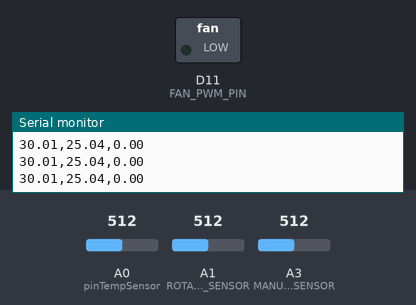
Bench run of a sketch on a simulated Arduino Zero (SAMD21). Shown: switched loads named in the sketch (green lamp = pin HIGH), the last lines printed to the serial monitor. Inputs (shaded band) come from the test bench; at power-on: A3 (MANUAL_TEMP_SENSOR) = 512, A1 (ROTARY_ANGLE_SENSOR) = 512, A0 (pinTempSensor) = 512.

Above: at 1.2 s.
1.3 s: A3 (MANUAL_TEMP_SENSOR) set to 561
2.8 s: A3 (MANUAL_TEMP_SENSOR) set to 577
At 3.1 s:
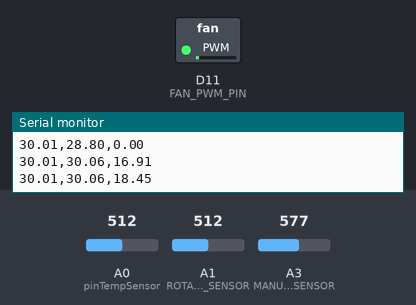
5.8 s: A1 (ROTARY_ANGLE_SENSOR) set to 306
7.3 s: A1 (ROTARY_ANGLE_SENSOR) set to 716
At 8.0 s:
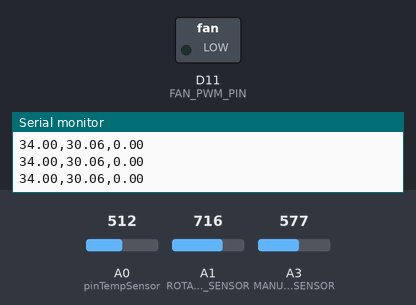
8.9 s: A1 (ROTARY_ANGLE_SENSOR) set to 122
At 9.3 s:
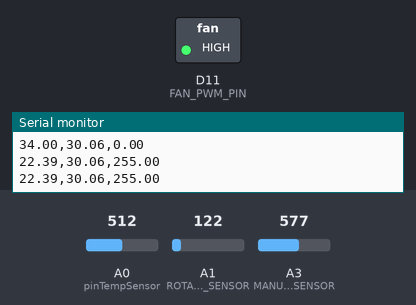
10.5 s: A1 (ROTARY_ANGLE_SENSOR) set to 900
At 11.9 s:
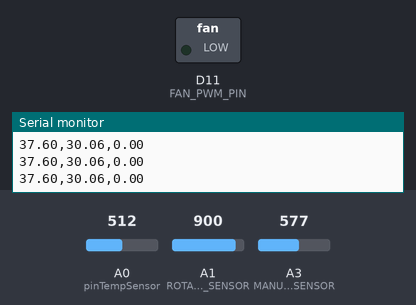
Timing chart, 0 to 13.1 s (numbered marks = the images above; inputs shaded):
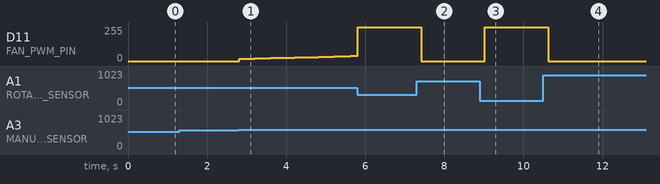

Measured:
- after the input at 2.8 s, D11 (FAN_PWM_PIN): moves from 0/255 to 38/255 over 2.8 s, starting at once
- after the input at 7.3 s, D11 (FAN_PWM_PIN): 255/255 → 0/255 after 0.12 s
- after the input at 8.9 s, D11 (FAN_PWM_PIN): 0/255 → 255/255 after 0.12 s
- after the input at 10.5 s, D11 (FAN_PWM_PIN): 255/255 → 0/255 after 0.13 s

The sketch:

PIDController.ino
```cpp
#include <math.h>
#include <Wire.h>
#include <PID_v1.h>

const int ROTARY_ANGLE_SENSOR = A1;
const float ADC_REF = 5.0; //reference voltage of ADC is 5v.If the Vcc switch on the seeeduino
                    //board switches to 3V3, the ADC_REF should be 3.3
const float GROVE_VCC = 5.0; //VCC of the grove interface is normally 5v
const float FULL_ANGLE = 300.0; //full value of the rotary angle is 300 degrees

const float B = 4275;               // B value of the thermistor
const float R0 = 100000;            // R0 = 100k
const int pinTempSensor = A0;     // Grove - Temperature Sensor connect to A0
const int MANUAL_TEMP_SENSOR = A3;
const int FAN_PWM_PIN = 11;
const int FAN_TACHO = A4;
const float MY_VCC = 5.0;
const float MY_B = 4600;

#if defined(ARDUINO_ARCH_AVR)
#define debug  Serial
#elif defined(ARDUINO_ARCH_SAMD) ||  defined(ARDUINO_ARCH_SAM)
#define debug  SerialUSB
#else
#define debug  Serial
#endif


//Define Variables we'll be connecting to
double Setpoint, Input, Output;

//Specify the links and initial tuning parameters
// double Kp=100, Ki=50, Kd=30;  // good parameters
// double Kp=10, Ki=0, Kd=0;  // too slow parameters
double Kp=300, Ki=300, Kd=0; // too fast parameters
PID myPID(&Input, &Output, &Setpoint, Kp, Ki, Kd, REVERSE);

void setup()
{
    Serial.begin(9600);

    pinMode(ROTARY_ANGLE_SENSOR, INPUT);
    // pinMode(FAN_PWM_PIN, OUTPUT);
    pinMode(FAN_TACHO, INPUT);

    // analogWrite(FAN_PWM_PIN, 0);

    //turn the PID on
    Input = 25.0;
    Setpoint = 25.0;
    myPID.SetMode(AUTOMATIC);

}

void loop()
{
    // My own temp sensor
    float temp_voltage;
    int temp_sensor_value = analogRead(MANUAL_TEMP_SENSOR);
    temp_voltage = (float)temp_sensor_value * ADC_REF / 1023.0;
    float temp_r = (MY_VCC / temp_voltage - 1.0) * R0;
    float my_temperature = 1.0 / (log(temp_r / R0) / MY_B + 1 / 298.15) - 273.15; // Convert to temperature via datasheet

    // Temperature reading
    int a = analogRead(pinTempSensor);

    float R = 1023.0 / a - 1.0;
    R = R0 * R;

    float temperature = 1.0 / (log(R / R0) / B + 1 / 298.15) - 273.15; // Convert to temperature via datasheet

    // Target temperature reading
    float voltage;
    int sensor_value = analogRead(ROTARY_ANGLE_SENSOR);
    voltage = (float)sensor_value * ADC_REF / 1023.0;
    float degrees = (voltage * FULL_ANGLE) / GROVE_VCC;
    float target;
    target = 20.0 + (degrees * 20.0 / FULL_ANGLE);

    Input = my_temperature;
    Setpoint = target;
    myPID.Compute();
    analogWrite(FAN_PWM_PIN, Output);

    // Send temperature and target to serial port on the same line separated by a tab
    Serial.print(target);
    Serial.print(",");
    Serial.print(my_temperature);
    Serial.print(",");
    Serial.println(Output);

    delay(200);
}
```
